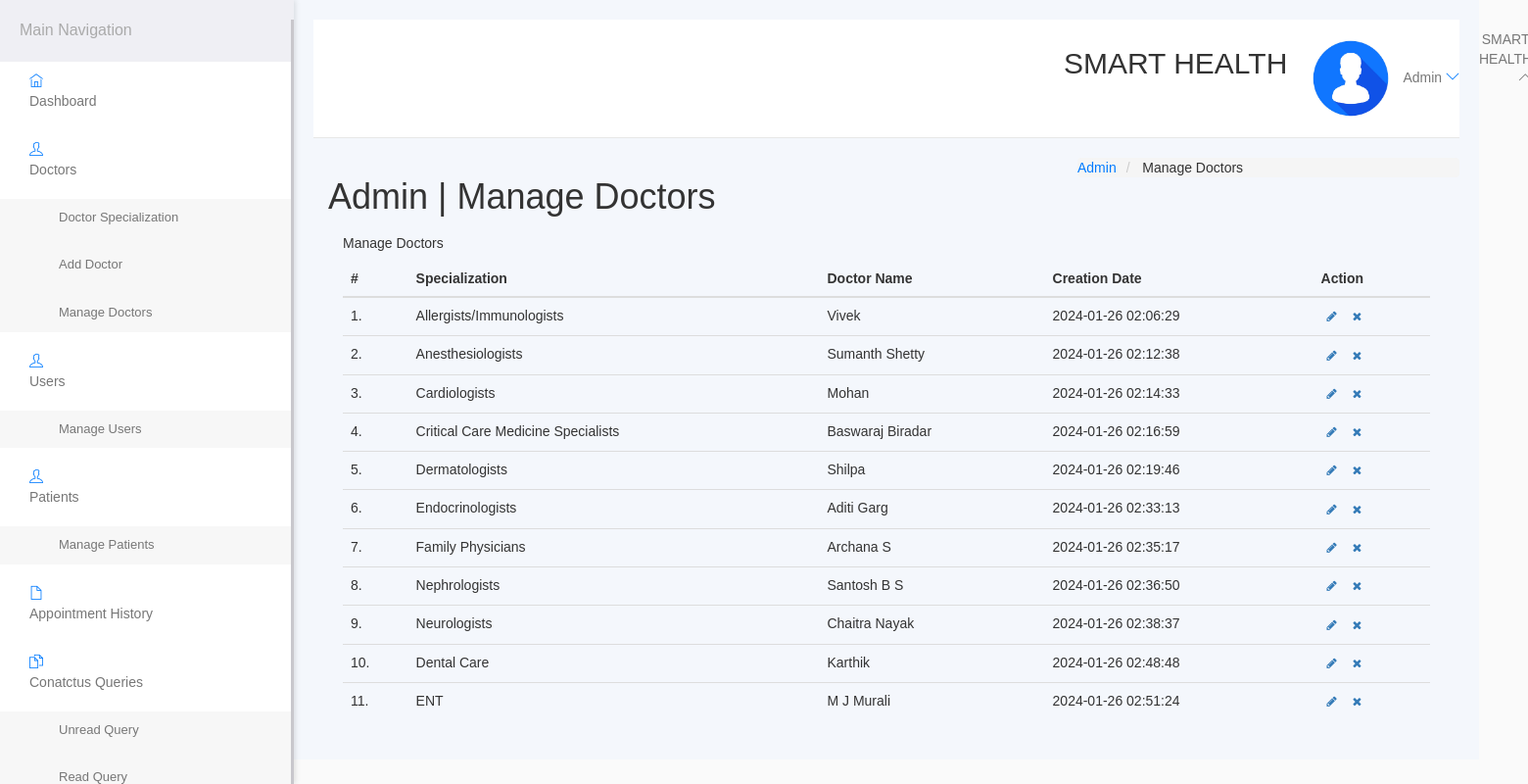
Page /hospital/hms/admin/manage-doctors.php (signed in) on the committed database.
### tables this page shows
CREATE TABLE `doctors` (
  `id` int(11) NOT NULL,
  `specilization` varchar(255) DEFAULT NULL,
  `doctorName` varchar(255) DEFAULT NULL,
  `address` longtext DEFAULT NULL,
  `docFees` varchar(255) DEFAULT NULL,
  `contactno` bigint(11) DEFAULT NULL,
  `docEmail` varchar(255) DEFAULT NULL,
  `password` varchar(255) DEFAULT NULL,
  `creationDate` timestamp NULL DEFAULT current_timestamp(),
  `updationDate` timestamp NULL DEFAULT NULL ON UPDATE current_timestamp()
);

### hospital/hms/admin/manage-doctors.php (the view, shortened to what this page needs)
<?php
include('include/config.php');
if (strlen($_SESSION['id'] == 0)) {
	header('location:logout.php');
} else {
?>
	<!DOCTYPE html>
	<html lang="en">
	<head>
		<link rel="stylesheet" href="vendor/bootstrap/css/bootstrap.min.css">
		<link rel="stylesheet" href="vendor/fontawesome/css/font-awesome.min.css">
		<link rel="stylesheet" href="vendor/themify-icons/themify-icons.min.css">
		<link href="vendor/animate.css/animate.min.css" rel="stylesheet" media="screen">
		<link href="vendor/perfect-scrollbar/perfect-scrollbar.min.css" rel="stylesheet" media="screen">
		<link href="vendor/switchery/switchery.min.css" rel="stylesheet" media="screen">
		<link href="vendor/bootstrap-touchspin/jquery.bootstrap-touchspin.min.css" rel="stylesheet" media="screen">
		<link href="vendor/select2/select2.min.css" rel="stylesheet" media="screen">
		<link href="vendor/bootstrap-datepicker/bootstrap-datepicker3.standalone.min.css" rel="stylesheet" media="screen">
		<link href="vendor/bootstrap-timepicker/bootstrap-timepicker.min.css" rel="stylesheet" media="screen">
		<link rel="stylesheet" href="assets/css/styles.css">
		<link rel="stylesheet" href="assets/css/plugins.css">
		<link rel="stylesheet" href="assets/css/themes/theme-1.css" id="skin_color" />
	</head>
	<body>
		<div id="app">
			<?php include('include/sidebar.php'); ?>
			<div class="app-content">
				<?php include('include/header.php'); ?>
				<div class="main-content">
					<div class="wrap-content container" id="container">
						<section id="page-title">
							<div class="row">
								<div class="col-sm-8">
									<h1 class="mainTitle">Admin | Manage Doctors</h1>
								</div>
								<ol class="breadcrumb">
									<li>
										<span>Admin</span>
									</li>
									<li class="active">
										<span>Manage Doctors</span>
									</li>
								</ol>
							</div>
						</section>
						<div class="container-fluid container-fullw bg-white">
							<div class="row">
								<div class="col-md-12">
									<h5 class="over-title margin-bottom-15">Manage <span class="text-bold">Doctors</span></h5>
									<table class="table table-hover" id="sample-table-1">
										<thead>
											<tr>
												<th class="center">#</th>
												<th>Specialization</th>
												<th class="hidden-xs">Doctor Name</th>
												<th>Creation Date </th>
												<th>Action</th>
											</tr>
										</thead>
										<tbody>
											<?php
											$sql = mysqli_query($con, "select * from doctors");
											$cnt = 1;
											while ($row = mysqli_fetch_array($sql)) {
											?>
												<tr>
													<td class="center"><?php echo $cnt; ?>.</td>
													<td class="hidden-xs"><?php echo $row['specilization']; ?></td>
													<td><?php echo $row['doctorName']; ?></td>
													<td><?php echo $row['creationDate']; ?>
													</td>
													<td>
														<div class="visible-md visible-lg hidden-sm hidden-xs">
															<a href="edit-doctor.php?id=<?php echo $row['id']; ?>" class="btn btn-transparent btn-xs" tooltip-placement="top" tooltip="Edit"><i class="fa fa-pencil"></i></a>
															<a href="manage-doctors.php?id=<?php echo $row['id'] ?>&del=delete" onClick="return confirm('Are you sure you want to delete?')" class="btn btn-transparent btn-xs tooltips" tooltip-placement="top" tooltip="Remove"><i class="fa fa-times fa fa-white"></i></a>
														</div>
													</td>
												</tr>
											<?php
												$cnt = $cnt + 1;
											} ?>
										</tbody>
									</table>
								</div>
							</div>
						</div>
					</div>
				</div>
			</div>
		</div>
		<?php include('include/footer.php'); ?>
	</body>
	</html>
<?php } ?>

### hospital/hms/admin/assets/css/styles.css (style rules this page uses)
* { margin: 0; padding: 0; box-sizing: border-box; }
body { font-family: "Arial", sans-serif; background-color: #f4f7fc; color: #333; display: flex; min-height: 100vh; overflow-x: hidden; }
.app-content { margin-left: 300px; width: calc(100% - 300px); padding: 20px; background-color: #f4f7fc; }
.breadcrumb { margin: 0; padding: 0; list-style: none; display: flex; gap: 5px; }
.breadcrumb li { font-size: 14px; color: #007bff; }
.breadcrumb li.active { color: #333; }

### hospital/hms/admin/assets/css/themes/theme-1.css (style rules this page uses)
body { background: #FAFAFA; }

### rows in the picture
doctors: specilization "Allergists/Immunologists", doctorName "Vivek", creationDate "2024-01-26 02:06:29"
doctors: specilization "Anesthesiologists", doctorName "Sumanth Shetty", creationDate "2024-01-26 02:12:38"
doctors: specilization "Cardiologists", doctorName "Mohan", creationDate "2024-01-26 02:14:33"
doctors: specilization "Critical Care Medicine Specialists", doctorName "Baswaraj Biradar", creationDate "2024-01-26 02:16:59"
doctors: specilization "Dermatologists", doctorName "Shilpa", creationDate "2024-01-26 02:19:46"
doctors: specilization "Endocrinologists", doctorName "Aditi Garg", creationDate "2024-01-26 02:33:13"
doctors: specilization "Family Physicians", doctorName "Archana S", creationDate "2024-01-26 02:35:17"
doctors: specilization "Nephrologists", doctorName "Santosh B S", creationDate "2024-01-26 02:36:50"
doctors: specilization "Neurologists", doctorName "Chaitra Nayak", creationDate "2024-01-26 02:38:37"
doctors: specilization "Dental Care", doctorName "Karthik", creationDate "2024-01-26 02:48:48"
doctors: specilization "ENT", doctorName "M J Murali", creationDate "2024-01-26 02:51:24"
